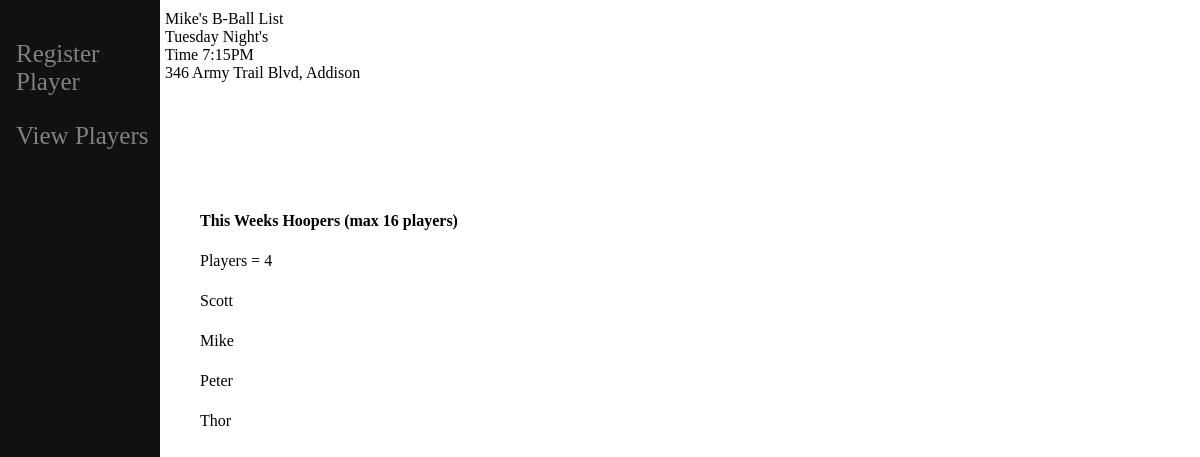
Before: / with the older database file.
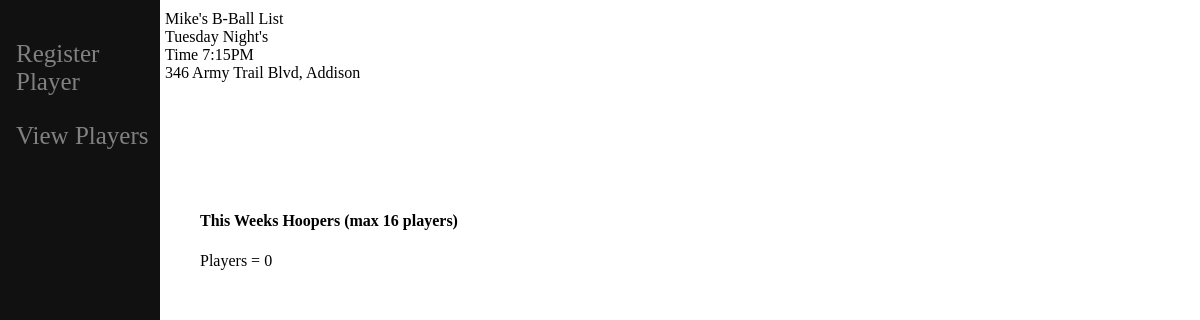
After: the same page with the newer database file.
### b_ball/models.py (models this page shows, shortened)
class Player(models.Model):
    player_name = models.CharField(max_length=30)
    player_email = models.CharField(max_length=30)
    player_cell = models.CharField(max_length=30)

### b_ball/views.py (the view)
# urls.py: path('', views.home, name='home'),
def home(request):
    players = Player.objects.all()
    number_of_players = Player.objects.all()
    count = len(number_of_players)
    return render(request, 'home.html', {'players': players,'count':count,})

### b_ball/templates/home.html
{% extends 'base.html' %}
{% block content %}
<html>
        <body>
                <div>
                <table>
                        <tr>
                                <th style="padding:10px;">This Weeks Hoopers (max 16 players)</th>
                        </tr>
                        <tr>
                                <td style = "padding:10px;">Players = {{count}}</td>
                        </tr>
                                {% for p in players %}
                        <tr>
                                <td style="padding:10px;">{{p.player_name}}</td>
                        </tr>
                                {% endfor %}
                </table>
                </div>
        </body>
</html>
{% endblock %}

### b_ball/templates/base.html (shortened to what this page needs)
{% load static %}
<!DOCTYPE html>
<html>
<head>
 </head>
 <body>
    <div class = "content">
        {% block content %}
        {% endblock %}
    </div>
    <div class = "sidenav">
        <a href = '/register_player/'>Register Player</a>
        <a href = '/'>View Players</a>
    </div>
    <div class = "logo">
        <a> Mike's B-Ball List </a><br>
        <a> Tuesday Night's</a><br>
        <a>     Time 7:15PM     </a><br>
        <a> 346 Army Trail Blvd, Addison</a>
    </div>
</body>
</html>

### b_ball/templates/base.html (style rules this page uses)
.sidenav { height:100%; width:160px; position:fixed; z-index:1; top:0; Left:0; background-color:#111; overflow-x:hidden; padding-top:20px; }
.sidenav a { padding: 20px 8px 6px 16px; text-decoration:none; font-size:25px; color: #818181; display:block; }
.logo { top:10px; position:fixed; Left:165px; z-index: 1; height:10%; width: 100%; }
.content { margin-top:200px; margin-left:180px; }

Changed rows visible on the page:
removed Player: player_name "Scott"
removed Player: player_name "Mike"
removed Player: player_name "Peter"
removed Player: player_name "Thor"
Other visible differences:
{{ count }}: "4" → "0"
